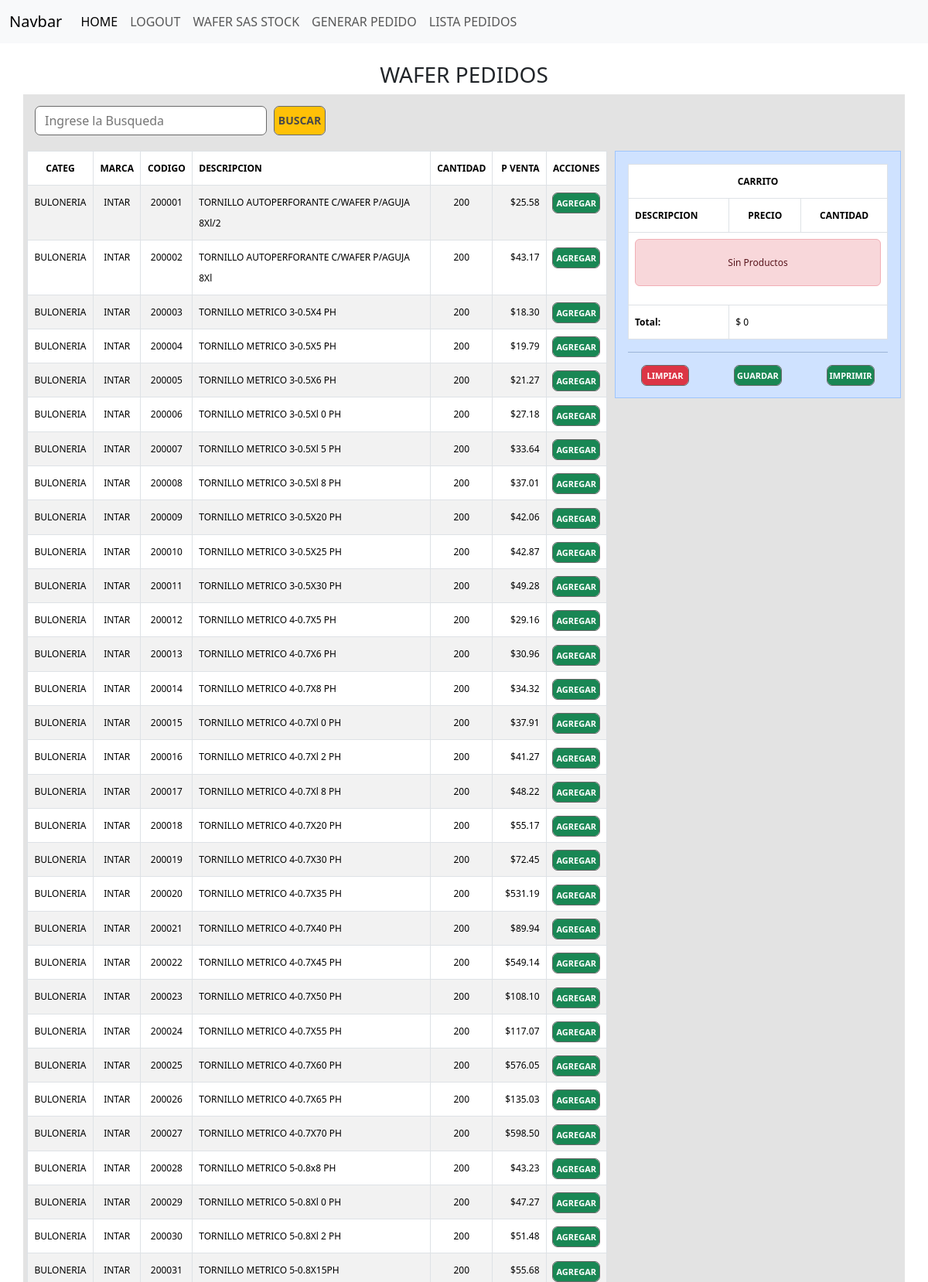
Screenshot of /pedidos/ (signed in, upper part) with the database file from the repository.
### stock/models.py (models this page shows, shortened)
class Producto(models.Model):
    categoria = models.ForeignKey(Categorias, on_delete=models.CASCADE)
    marca = models.ForeignKey(Marcas, on_delete=models.CASCADE)
    codigo = models.IntegerField()
    descripcion = models.CharField(max_length = 150)
    cantidad = models.IntegerField()
    precioCosto = models.FloatField(default=0.0)
    utilidad = models.ForeignKey(Utilidad, on_delete=models.CASCADE)
    precioPublico= models.FloatField(default=0.0)

class Categorias (models.Model):
    catNom = models.CharField(max_length = 50)
    catDescripcion= models.CharField(max_length=100)

class Marcas(models.Model):
    marcaNom = models.CharField(max_length = 50)
    marcaDescripcion= models.CharField(max_length=100)

### stock/views.py (the view)
# urls.py: path('pedidos/', views.pedidos, name='pedidos'),
@login_required
def pedidos(request):
    form = ProductoBusqueda()
    if request.method == 'GET':
        print('va el GET')
        productos = Producto.objects.all()
        for producto in productos:
            producto.precioPublico= floatformat(producto.precioCosto*producto.utilidad.utilValor,2)
        return render(request, 'pedidos.html', {
            'form': form,
            'productos': productos
            })

### stock/forms.py
class ProductoBusqueda(forms.Form):
    descripcion = forms.CharField(
        max_length=50,
        label= '',
        widget=forms.TextInput(attrs={'class': 'form-control-outline','style': 'width: 300px;','placeholder':'Ingrese la Busqueda'})
    )

### stock/context_processor.py (called while the page is built)
def total_carrito(request):
    total = 0
    if request.user.is_authenticated:
        if "carrito" in request.session.keys():
            for key, value in request.session["carrito"].items():
                total += float(value["acumulado"])
    total = round(total, 2)
    return {"total_carrito": total}

### stock/templates/pedidos.html (shortened to what this page needs)
{% extends 'base.html' %} {% block content %} {% load static %}
<link rel="stylesheet" href="{% static '/css/pedidos.css' %}">
<div class="container">
    <div class="row">
        <div class="col-12">
            <h3>WAFER PEDIDOS</h3>
        </div>
    </div>
    <div class="row">
        <div class="col-md-12 d-flex align-items-center" style="background-color:  #e3e3e3; padding: 5px;">
            <form class="d-flex align-items-center" method="post" action="{% url 'buscarp' %}" style="padding: 5px;">
                <div class="d-flex align-items-center justify-content-center" style="padding: 5px;">
                    {{ form }}
                </div>
                <div style="padding: 5px;">
                    <button type="submit" class="btn btn-warning">BUSCAR</button>
                </div>
            </form>
        </div>
    </div>
    <div class="row">
        <div class="col-8" style="background-color: #e3e3e3; padding: 5px;">
            <div class="table-responsive">
                <form action="">
                    <table id="tabla" class="table table-striped table-bordered table-hover">
                        <thead>
                            <tr class="encabezados">
                                <th scope="col">CATEG</th>
                                <th scope="col">MARCA</th>
                                <th scope="col">CODIGO</th>
                                <th scope="col">DESCRIPCION</th>
                                <th scope="col">CANTIDAD</th>
                                <th scope="col">P VENTA</th>
                                <th scope="col">ACCIONES</th>
                            </tr>
                        </thead>
                        <tbody>
                            {% for producto in productos %}
                            <tr class="contenido">
                                <td scope="row" class="columCategoria">{{ producto.categoria.catNom }}</td>
                                <td class="columMarca">{{ producto.marca.marcaNom }}</td>
                                <td class="columNum">{{ producto.codigo }}</td>
                                <td class="columDescripcion">{{ producto.descripcion }}</td>
                                <td class="columNum" id="cantidad{{ producto.id }}">{{ producto.cantidad }}</td>
                                <td class="columMoneda">${{ producto.precioPublico}}</td>
                                <td class="centrarbotones">
                                    <div class="btn-group">
                                        <a href="{% url 'Add' id=producto.id %}" class="btn btn-success">AGREGAR</a>
                                    </div>
                                </td>
                            </tr>
                            {% endfor %}
                        </tbody>
                    </table>
                </form>
            </div>
        </div>
        <div class="col-4" style="background-color: #e3e3e3; padding: 5px; position: relative;">
            {% include "carrito.html" %}
        </div>
    </div>
</div>
{% endblock %}

### stock/static/css/pedidos.css (style rules this page uses)
.col-12 { text-align: center; }
.columMoneda { text-align: right; }
.columNum { text-align: center; }
.columCategoria { text-align: center; }
.columMarca { text-align: center; }
.columDescripcion { text-align: center; }
.centrarbotones { text-align: center; }
.table { font-size: 13px; width: 100%; border-collapse: collapse; line-height: 27px; padding: 2px; }
.table-responsive { text-align: center; align-items: center; }
.table td:nth-child(1), .table th:nth-child(1) { width: 5%; }
.table td:nth-child(2), .table th:nth-child(2) { width: 5%; }
.table td:nth-child(3), .table th:nth-child(3) { width: 5%; }
.table td:nth-child(4), .table th:nth-child(4) { width: 40%; text-align: left; }
.table td:nth-child(5), .table th:nth-child(5) { width: 2%; text-align: center; }
.table td:nth-child(6), .table th:nth-child(6) { width: 4%; text-align: right; }
.table td:nth-child(7), .table th:nth-child(7) { width: 5%; }
.btn-success { width: 60px; height: 25px; ; padding: 1px; font-size: 11px; font-weight: bold; text-align: center; line-height: 22px; justify-content: center; vertical-align: middle; outline-color: dimgrey; outline-style: solid; outline-width: 1px; }
.btn-warning { width: 65px; height: 36px; ; padding: 1px; font-size: 14px; font-weight: bold; text-align: center; line-height: 18px; justify-content: center; vertical-align: middle; outline-color: dimgrey; outline-style: solid; outline-width: 1px; color: rgb(73, 73, 73); }
.encabezados { text-align: center; }
.form-control-outline { width: 400px; border: 1px solid dimgrey; padding: 0.375rem 0.75rem; border-radius: 7px; }
th { font-size: 12px; }
td { font-size: 12px; }

### rows the page displays
Producto: categoria.catNom "BULONERIA", marca.marcaNom "INTAR", codigo "200001", descripcion "TORNILLO AUTOPERFORANTE C/WAFER P/AGUJA 8Xl/2", cantidad "200", precioPublico "25.58"
Producto: categoria.catNom "BULONERIA", marca.marcaNom "INTAR", codigo "200002", descripcion "TORNILLO AUTOPERFORANTE C/WAFER P/AGUJA 8Xl", cantidad "200", precioPublico "43.17"
Producto: categoria.catNom "BULONERIA", marca.marcaNom "INTAR", codigo "200003", descripcion "TORNILLO METRICO 3-0.5X4 PH", cantidad "200", precioPublico "18.30"
Producto: categoria.catNom "BULONERIA", marca.marcaNom "INTAR", codigo "200004", descripcion "TORNILLO METRICO 3-0.5X5 PH", cantidad "200", precioPublico "19.79"
Producto: categoria.catNom "BULONERIA", marca.marcaNom "INTAR", codigo "200005", descripcion "TORNILLO METRICO 3-0.5X6 PH", cantidad "200", precioPublico "21.27"
Producto: categoria.catNom "BULONERIA", marca.marcaNom "INTAR", codigo "200006", descripcion "TORNILLO METRICO 3-0.5Xl 0 PH", cantidad "200", precioPublico "27.18"
Producto: categoria.catNom "BULONERIA", marca.marcaNom "INTAR", codigo "200007", descripcion "TORNILLO METRICO 3-0.5Xl 5 PH", cantidad "200", precioPublico "33.64"
Producto: categoria.catNom "BULONERIA", marca.marcaNom "INTAR", codigo "200008", descripcion "TORNILLO METRICO 3-0.5Xl 8 PH", cantidad "200", precioPublico "37.01"
Producto: categoria.catNom "BULONERIA", marca.marcaNom "INTAR", codigo "200009", descripcion "TORNILLO METRICO 3-0.5X20 PH", cantidad "200", precioPublico "42.06"
Producto: categoria.catNom "BULONERIA", marca.marcaNom "INTAR", codigo "200010", descripcion "TORNILLO METRICO 3-0.5X25 PH", cantidad "200", precioPublico "42.87"
Producto: categoria.catNom "BULONERIA", marca.marcaNom "INTAR", codigo "200011", descripcion "TORNILLO METRICO 3-0.5X30 PH", cantidad "200", precioPublico "49.28"
Producto: categoria.catNom "BULONERIA", marca.marcaNom "INTAR", codigo "200012", descripcion "TORNILLO METRICO 4-0.7X5 PH", cantidad "200", precioPublico "29.16"
Producto: categoria.catNom "BULONERIA", marca.marcaNom "INTAR", codigo "200013", descripcion "TORNILLO METRICO 4-0.7X6 PH", cantidad "200", precioPublico "30.96"
Producto: categoria.catNom "BULONERIA", marca.marcaNom "INTAR", codigo "200014", descripcion "TORNILLO METRICO 4-0.7X8 PH", cantidad "200", precioPublico "34.32"
Producto: categoria.catNom "BULONERIA", marca.marcaNom "INTAR", codigo "200015", descripcion "TORNILLO METRICO 4-0.7Xl 0 PH", cantidad "200", precioPublico "37.91"
Producto: categoria.catNom "BULONERIA", marca.marcaNom "INTAR", codigo "200016", descripcion "TORNILLO METRICO 4-0.7Xl 2 PH", cantidad "200", precioPublico "41.27"
Producto: categoria.catNom "BULONERIA", marca.marcaNom "INTAR", codigo "200017", descripcion "TORNILLO METRICO 4-0.7Xl 8 PH", cantidad "200", precioPublico "48.22"
Producto: categoria.catNom "BULONERIA", marca.marcaNom "INTAR", codigo "200018", descripcion "TORNILLO METRICO 4-0.7X20 PH", cantidad "200", precioPublico "55.17"
Producto: categoria.catNom "BULONERIA", marca.marcaNom "INTAR", codigo "200019", descripcion "TORNILLO METRICO 4-0.7X30 PH", cantidad "200", precioPublico "72.45"
Producto: categoria.catNom "BULONERIA", marca.marcaNom "INTAR", codigo "200020", descripcion "TORNILLO METRICO 4-0.7X35 PH", cantidad "200", precioPublico "531.19"
Producto: categoria.catNom "BULONERIA", marca.marcaNom "INTAR", codigo "200021", descripcion "TORNILLO METRICO 4-0.7X40 PH", cantidad "200", precioPublico "89.94"
Producto: categoria.catNom "BULONERIA", marca.marcaNom "INTAR", codigo "200022", descripcion "TORNILLO METRICO 4-0.7X45 PH", cantidad "200", precioPublico "549.14"
Producto: categoria.catNom "BULONERIA", marca.marcaNom "INTAR", codigo "200023", descripcion "TORNILLO METRICO 4-0.7X50 PH", cantidad "200", precioPublico "108.10"
Producto: categoria.catNom "BULONERIA", marca.marcaNom "INTAR", codigo "200024", descripcion "TORNILLO METRICO 4-0.7X55 PH", cantidad "200", precioPublico "117.07"
Producto: categoria.catNom "BULONERIA", marca.marcaNom "INTAR", codigo "200025", descripcion "TORNILLO METRICO 4-0.7X60 PH", cantidad "200", precioPublico "576.05"
Producto: categoria.catNom "BULONERIA", marca.marcaNom "INTAR", codigo "200026", descripcion "TORNILLO METRICO 4-0.7X65 PH", cantidad "200", precioPublico "135.03"
Producto: categoria.catNom "BULONERIA", marca.marcaNom "INTAR", codigo "200027", descripcion "TORNILLO METRICO 4-0.7X70 PH", cantidad "200", precioPublico "598.50"
Producto: categoria.catNom "BULONERIA", marca.marcaNom "INTAR", codigo "200028", descripcion "TORNILLO METRICO 5-0.8x8 PH", cantidad "200", precioPublico "43.23"
Producto: categoria.catNom "BULONERIA", marca.marcaNom "INTAR", codigo "200029", descripcion "TORNILLO METRICO 5-0.8Xl 0 PH", cantidad "200", precioPublico "47.27"
Producto: categoria.catNom "BULONERIA", marca.marcaNom "INTAR", codigo "200030", descripcion "TORNILLO METRICO 5-0.8Xl 2 PH", cantidad "200", precioPublico "51.48"
Producto: categoria.catNom "BULONERIA", marca.marcaNom "INTAR", codigo "200031", descripcion "TORNILLO METRICO 5-0.8X15PH", cantidad "200", precioPublico "55.68"
